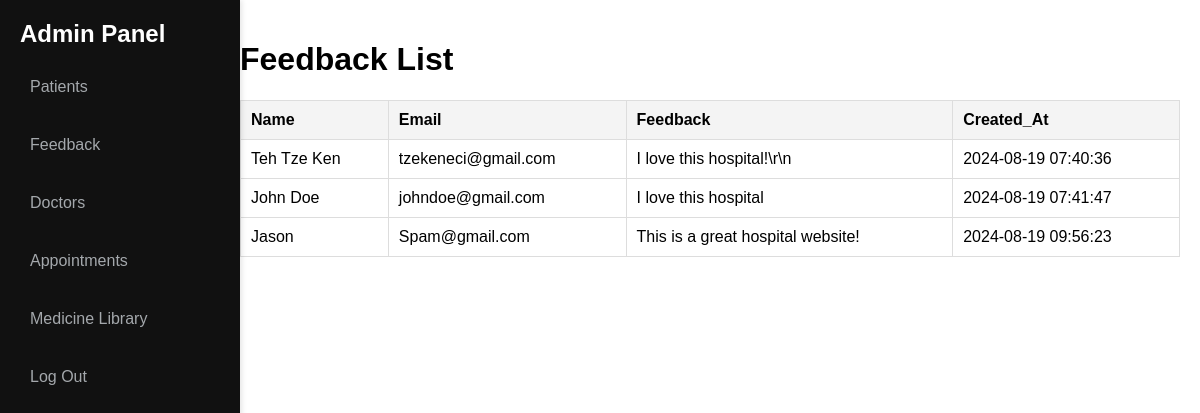
The app's page /feedback.php, older data.
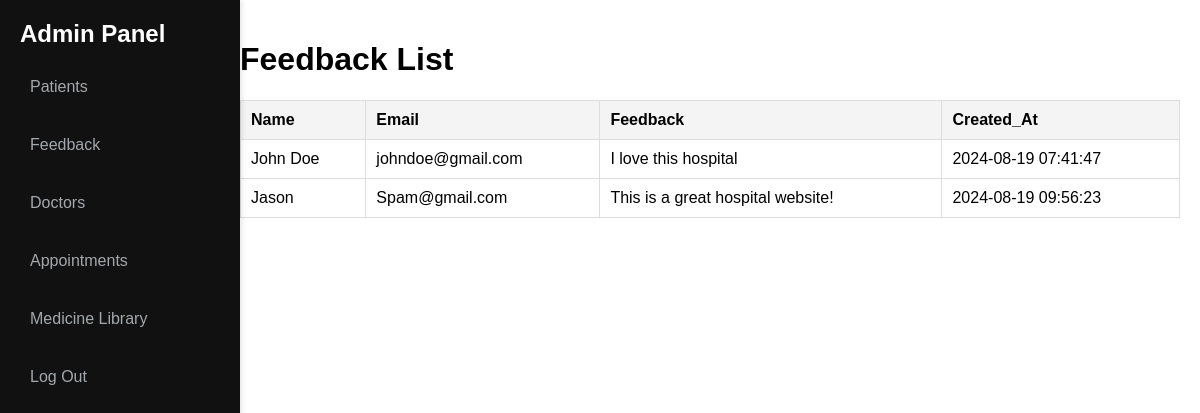
The same page, newer data.
### tables this page shows
CREATE TABLE `feedback` (
  `id` int(11) NOT NULL,
  `username` varchar(255) NOT NULL,
  `email` varchar(255) NOT NULL,
  `feedback` text NOT NULL,
  `created_at` timestamp NOT NULL DEFAULT current_timestamp()
);

### feedback.php (the view, shortened to what this page needs)
<?php
include("db_connect.php");
$result = mysqli_query($con, "SELECT * FROM feedback");
?>
<!DOCTYPE html>
<html lang="en">
<head>
</head>
<body>
    <div class="navbar">
    <header>Admin Panel</header>
        <a href="adminhome.php">Patients</a>
        <a href="feedback.php">Feedback</a>
        <a href="add_doctor.php">Doctors</a>
        <a href="bsystem.php">Appointments</a>
        <a href="adminmedicines.php">Medicine Library</a>
        <a href="stafflogin.php">Log Out</a>
    </div>
    <div class="content">
        <h1>Feedback List</h1>
        <table>
            <thead>
                <tr>
                    <th>Name</th>
                    <th>Email</th>
                    <th>Feedback</th>
                    <th>Created_At</th>
                </tr>
            </thead>
            <tbody>
                <?php while ($row = mysqli_fetch_assoc($result)): ?>
                    <tr>
                        <td><?php echo htmlspecialchars($row['username']); ?></td>
                        <td><?php echo htmlspecialchars($row['email']); ?></td>
                        <td><?php echo htmlspecialchars($row['feedback']); ?></td>
                        <td><?php echo htmlspecialchars($row['created_at']); ?></td>
                    </tr>
                <?php endwhile; ?>
            </tbody>
        </table>
    </div>
</body>
</html>

Row changes from the older to the newer data that the page shows:
removed feedback: username "Teh Tze Ken", email "tzekeneci@gmail.com", feedback "I love this hospital!\\r\\n", created_at "2024-08-19 07:40:36"
